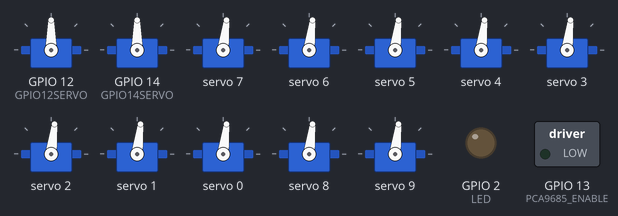
Recording of a sketch running on a simulated ESP8266 (NodeMCU). Parts: 12 × servo, switched loads named in the sketch (green lamp = pin HIGH), output pins drawn as LEDs (lit = HIGH). WiFi joins after 1.5 s; servers stay silent unless stated; EEPROM starts erased; what the sketch prints to the serial monitor is not drawn.

Above: at 0.1 s.
At 0.6 s:
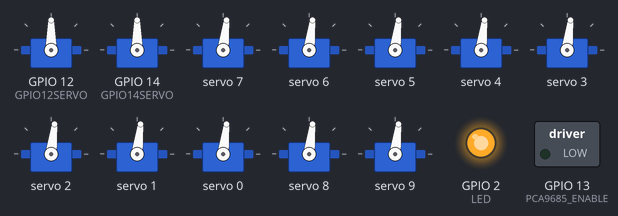
Timing chart, 0 to 3.0 s (numbered marks = the images above):
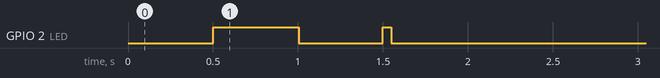

The sketch:

firmware.ino
```cpp
#include <Wire.h>
#include <Adafruit_PWMServoDriver.h>
#include <Servo.h>
#include <Ticker.h>
#include <EEPROM.h>
#include <ESP8266WiFi.h>

#include "./otatool.h"
#include "./common.h"

String firmversion =    "2.0";
String DEVICE    =      "robot";
#define LED             2
#define LEDON           LOW
#define LEDOFF          HIGH
const int PCA9685_ENABLE = 13;

Ticker led_timer;
Ticker flipper;

Adafruit_PWMServoDriver pwm = Adafruit_PWMServoDriver();
Servo GPIO12SERVO;
Servo GPIO14SERVO;
const int servo_map[18] = {16, 7, 6, 5, 4, 3, 2, 1, 0, 17, 8,  9,  10, 11, 12, 13, 14, 15};
int servo_cent[18];  //舵机复位位置记录
#define SERVOMIN  130 //130 this is the 'minimum' pulse length count (out of 4096)
#define SERVOMAX  560 //600 this is the 'maximum' pulse length count (out of 4096)

WiFiServer socketserver(8080);//你要的端口号，随意修改，范围0-65535
WiFiClient client;

void setpwmangle(int index, int angle) {
  int v = angle + servo_cent[index]; //居中矫正
  v = constrain(v, -900, 900);
  int pwmdt = 0;

  index = servo_map[index];
  if (index == 16) {
    pwmdt = 90 - v / 10;
    GPIO12SERVO.write(pwmdt);
  }
  else if (index == 17) {
    pwmdt = 90 - v / 10;
    GPIO14SERVO.write(pwmdt);
  }
  else {
    pwmdt =  map(v, -900, 900, SERVOMAX, SERVOMIN); //范围矫正
    pwm.setPWM(index, 0, pwmdt);
  }

  //  Serial.print(index);
  //  Serial.print("  ");
  //  Serial.print(angle);
  //  Serial.print("  ");
  //  Serial.println(pwmdt);
}

int m_pwms[18];

void initServo() {
  pinMode(PCA9685_ENABLE, OUTPUT);
  digitalWrite(PCA9685_ENABLE, LOW);

  // Initialize I2C
  Wire.begin(4, 5);
  pwm.begin();
  pwm.setPWMFreq(60);  // servos run at 300Hz updates
  GPIO12SERVO.attach(12, 500, 2333);
  GPIO14SERVO.attach(14, 500, 2333);

  for (int i = 0; i < 18; i++) {
    int v = readCusVal2(i) - 900;

    if (v > 900 || v < -900)
      v = 0;
    servo_cent[i] = v;
    m_pwms[i] = 0;
    Serial.print("servo:");
    Serial.print(i);
    Serial.print("，initangle:");
    Serial.println(v);
  }

  flipper.attach_ms(40, updateAngle);
  Serial.println("16 channel Servo started!");
}

//路由器WIFI和密码
const char* ssid = "qinhh";
const char* password = "58766730";

//静态地址、网关、子网掩码
IPAddress local_IP(192, 168, 3, 50);
IPAddress gateway(192, 168, 3, 1);
IPAddress subnet(255, 255, 255, 0);

void setup() {
  Serial.begin(115200);
  Serial.println("start......");

  pinMode(LED, OUTPUT);
  led_timer.attach(0.5, blink);

  StartInit();

  initServo();

  //连接网络信息
  WiFi.config(local_IP, gateway, subnet);//设置静态IP
  WiFi.mode(WIFI_STA);
  WiFi.begin(ssid, password);//路由器的WiFi名称和密码
  while (WiFi.status() != WL_CONNECTED)
  {
    delay(500);
    Serial.print(".");
  }
  Serial.println("");
  Serial.println("WiFi connected");
  Serial.println("IP address: ");
  Serial.println(WiFi.localIP());

  initOTA(LED);// 初使化OTA模式

  socketserver.begin();
  socketserver.setNoDelay(true);  //加上后才正常些

  StartFinish();
  led_timer.detach();
  digitalWrite(LED, LEDON); //灯常亮，表示连接成功
}

boolean cycle_finished = true;

void updateAngle() {
  if (!cycle_finished)
    return;

  cycle_finished = false;

  for (int i = 0; i < 18; i++) {
    setpwmangle(i, m_pwms[i]);
  }
  cycle_finished = true;
}


void blink() {
  digitalWrite(LED, !digitalRead(LED));
}


#define bufferSize 10
uint8_t buf1[bufferSize];
uint16_t i1 = 0;


void loop() {
  if (loopOTA())
    return ;

  if (!client.connected()) { // if client not connected
    client = socketserver.available(); // wait for it to connect
    return;
  }

  if (client.available()) {
    i1 = 0;
    while (client.available()) {
      buf1[i1] = (uint8_t)client.read(); // read char from client (RoboRemo app)
      i1++;
      if (i1 == 2) {
        int ch1 = buf1[0];
        int ch2 = buf1[1];
        if (ch1 == 0 && ch2 == 0)
        {
          String recstr = "OK";
          client.write(recstr.c_str(), recstr.length());
          i1 = 0;
        }
      }
      if (i1 == 5) {
        int cmd = buf1[0];
        int joint = buf1[1];
        int minus = buf1[2];
        int angle = buf1[3] * 256 + buf1[4];
        if (minus == 1)
          angle = -angle;

        Serial.print("receive, cmd:");
        Serial.print(cmd);
        Serial.print(",joint:");
        Serial.print(joint);
        Serial.print(",angle:");
        Serial.println(angle);

        if (cmd == 1) {
          m_pwms[joint] = angle;
        }
        else if (cmd == 3) {
          m_pwms[joint] = angle -  servo_cent[joint];
        }
        else if (cmd == 2) { //保存0位点
          writeCusVal2(joint, angle + 900);
          Serial.println("save");
          int val = angle + 900;
          int v = readCusVal2(joint) - 900;
          servo_cent[joint] = v;
          m_pwms[joint] = 0;
          Serial.print("testRead:");
          Serial.println(v);
        }
        i1 = 0;
      }
    }
  }
}
```

common.cpp
```cpp
#include <EEPROM.h>
#include "common.h"
#include "Arduino.h"


void blinkLED(int pin, int duration, int n) {
  for (int i = 0; i < n; i++)  {
    digitalWrite(pin, LOW);
    delay(duration);
    digitalWrite(pin, HIGH);
    delay(duration);
  }
}


void clearroom() {
  for (int i = 0; i < 225; ++i) {
    EEPROM.write(i, 0);
  }
  EEPROM.write(225, 0);
  EEPROM.commit();
}

void StartError(){
  clearroom();  //清空保存的wifi用户名和密码
  ESP.restart();
}

void StartFinish(){

  EEPROM.write(225, 0);
  EEPROM.commit();
}


int StartInit(){
  EEPROM.begin(512);
  int ch = EEPROM.read(225); //resetTimes
  EEPROM.write(225, EEPROM.read(225) + 1);
  EEPROM.commit();
  return ch;
}


void writeCusVal(int pos,int val){
  EEPROM.write(226 + pos, val);
  EEPROM.commit();
}


void writeCusVal2(int pos,int val){
  EEPROM.write(226 + pos*2, val / 256);
  EEPROM.write(226 + pos*2+1, val % 256);
  EEPROM.commit();
}


int readCusVal(int pos){
  int ch = EEPROM.read(226 + pos);
  return ch;
}


int readCusVal2(int pos){
  int ch1 = EEPROM.read(226 + pos*2);
  int ch2 = EEPROM.read(226 + pos*2+1);
  int ch = ch1 * 256 + ch2;

  return ch;
}
```

common.h
```cpp
void blinkLED(int pin, int duration, int n);

int StartInit();

void StartError();

void StartFinish();
void clearroom();


void writeCusVal(int pos,int val); //序号从1开始
void writeCusVal2(int pos,int val); //序号从1开始 ,双位

int readCusVal(int pos);
int readCusVal2(int pos); //双位
```

otatool.cpp
```cpp
#include "otatool.h"
#include "common.h"


bool OTAupdate = false;
int led =0;
String readID();


void initOTA(int _LED) {
  led = _LED;

  ArduinoOTA.onStart([]() {
    OTAupdate = true;
    blinkLED(led, 400, 2);
    digitalWrite(led, HIGH);
    Serial.println("OTA Update Initiated . . .");
  });
  ArduinoOTA.onEnd([]() {
    Serial.println("\nOTA Update Ended . . .s");
    ESP.restart();
  });
  ArduinoOTA.onProgress([](unsigned int progress, unsigned int total) {
    digitalWrite(led, LOW);
    delay(5);
    digitalWrite(led, HIGH);
    Serial.printf("Progress: %u%%\r", (progress / (total / 100)));
  });
  ArduinoOTA.onError([](ota_error_t error) {
    blinkLED(led, 40, 2);
    OTAupdate = false;
    Serial.printf("OTA Error [%u] ", error);
    if (error == OTA_AUTH_ERROR) Serial.println(". . . . . . . . . . . . . . . Auth Failed");
    else if (error == OTA_BEGIN_ERROR) Serial.println(". . . . . . . . . . . . . . . Begin Failed");
    else if (error == OTA_CONNECT_ERROR) Serial.println(". . . . . . . . . . . . . . . Connect Failed");
    else if (error == OTA_RECEIVE_ERROR) Serial.println(". . . . . . . . . . . . . . . Receive Failed");
    else if (error == OTA_END_ERROR) Serial.println(". . . . . . . . . . . . . . . End Failed");
  });
  ArduinoOTA.setHostname("robot");//readID().c_str());
  ArduinoOTA.begin();
}


boolean loopOTA(){
  ArduinoOTA.handle();
  return OTAupdate;
}
```

otatool.h
```cpp
#include <ArduinoOTA.h>


void initOTA(int LED);
boolean loopOTA();
```
